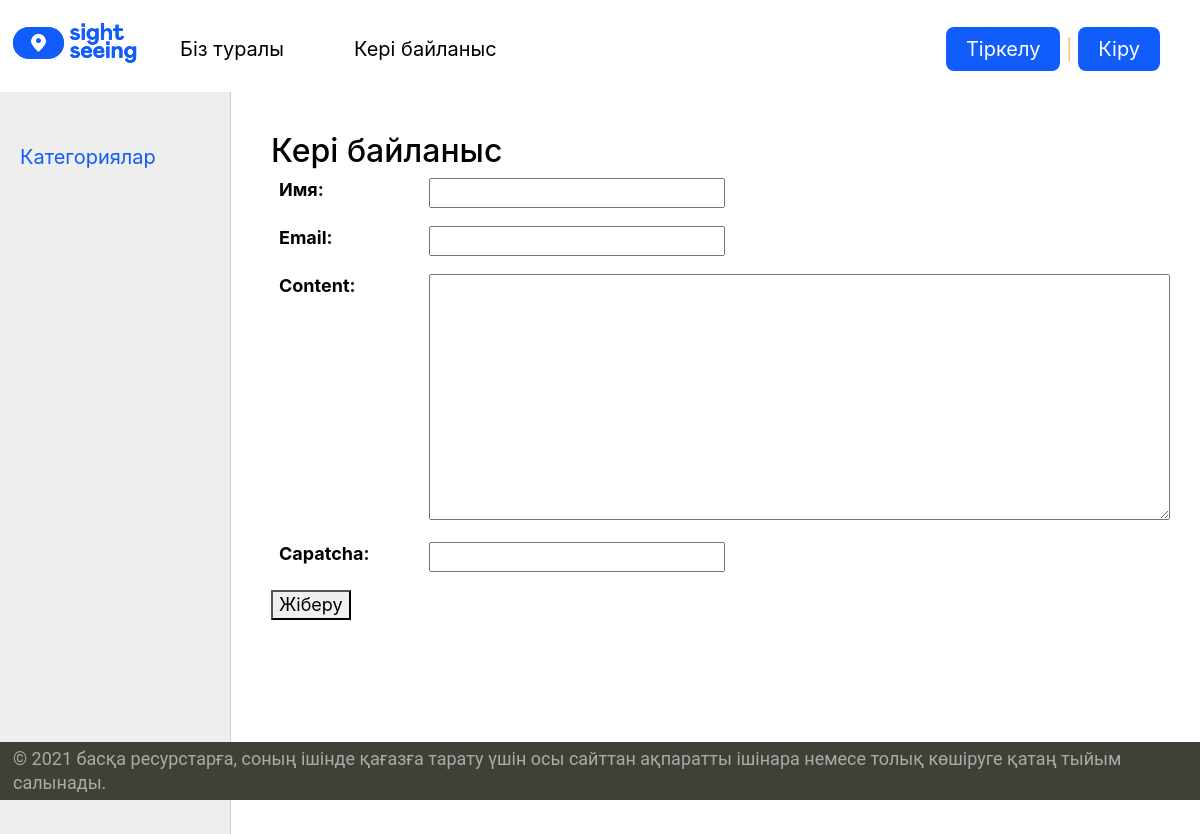
Page /contact/ on the earlier database version.
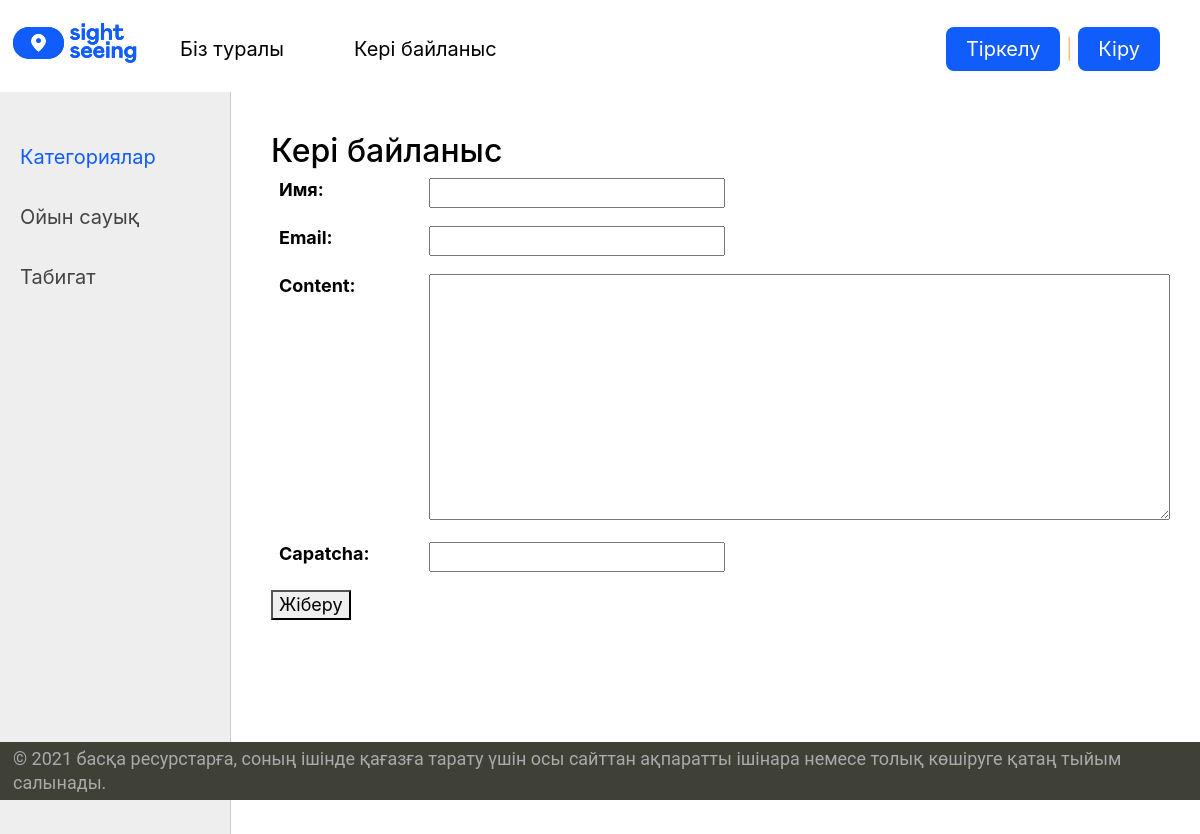
Same page on the later database version.
### tourist/models.py (models this page shows, shortened)
class Category(models.Model):
    name = models.CharField(max_length=100, db_index=True, verbose_name="Категория")
    slug = models.SlugField(max_length=255, unique=True, db_index=True, verbose_name="URL")
    def get_absolute_url(self):
        return reverse('category', kwargs={'cat_slug': self.slug})
    class Meta:
        verbose_name = 'Категория'
        verbose_name_plural = 'Категории'
        ordering = ['id']

### tourist/views.py (the view, shortened to what this page needs)
# urls.py: path('contact/', ContactFormView.as_view(), name='contact'),
class ContactFormView(DataMixin, FormView):
    form_class = ContactForm
    template_name = 'tourist/contact.html'
    success_url = reverse_lazy('home')
    def get_context_data(self, *, object_list=None, **kwargs):
        context = super().get_context_data(**kwargs)
        c_def = self.get_user_context(title="Кері байланыс")
        return dict(list(context.items()) + list(c_def.items()))

### tourist/forms.py
class ContactForm(forms.Form):
    name = forms.CharField(label='Имя', max_length=255)
    email = forms.EmailField(label='Email')
    content = forms.CharField(widget=forms.Textarea(attrs={'cols': 60, 'rows': 10}))
    capatcha = CaptchaField()

### tourist/utils.py (called while the page is built)
    def get_user_context(self, **kwargs):
        context = kwargs
        cats = Category.objects.annotate(Count('tourist'))
        user_menu = menu.copy()
        if not self.request.user.is_authenticated:
            user_menu.pop(1)
        context['menu'] = user_menu
        context['cats'] = cats
        if 'cat_selected' not in context:
            context['cat_selected'] = 0
        return context

### tourist/templates/tourist/contact.html (shortened to what this page needs)
{% extends 'tourist/base.html' %}
{% block content %}
<h1>{{title}}</h1>
<form method="post">
{% for f in form %}
<p><label class="form-label" for="{{ f.id_for_label }}">{{f.label}}: </label>{{ f }}</p>
{% endfor %}
    <button type="submit">Жіберу</button>
</form>
{% endblock %}

### tourist/templates/tourist/base.html (shortened to what this page needs)
<!DOCTYPE html>
{% load static %}
{% load tourist_tags %}
{% load bootstrap4 %}
<html>
<head>
    {% bootstrap_css %}
	<link href="{% static 'tourist/css/styles.css' %}" rel="stylesheet" />
	<link href="{% static 'tourist/css/bootstrap.min.css' %}" rel="stylesheet" />
	<link href="{% static 'tourist/css/datepicker.css' %}" rel="stylesheet" />
	<link href="{% static 'tourist/css/templatemo-style.css' %}" rel="stylesheet" />
	<link href="{% static 'font/css/font-awesome.css' %}" rel="stylesheet" />
    <link rel="stylesheet" href="font-awesome-4.7.0/css/font-awesome.min.css">
    <link rel="stylesheet" href="css/bootstrap.min.css">
    <link rel="stylesheet" type="text/css" href="{% static 'tourist/slick/slick.css' %}" />
    <link rel="stylesheet" type="text/css" href="{% static 'slick/slick-theme.css' %}"/>
</head>
<body>
<table class="table-page" border=0 cellpadding="0" cellspacing="0">
<tr><td valign=top>
{% block mainmenu %}
		<div class="header">
			<ul id="mainmenu" class="mainmenu">
			<li class="logo"><a href="{% url 'home' %}"><div class="logo">
            </div></a></li>
{% for m in menu %}
			<li><a href="{% url m.url_name %}">{{m.title}}</a></li>
{% endfor %}
				{% if request.user.is_authenticated %}
				<li class="last"> {{user.username}} | <a href="{% url 'logout' %}">Шығу</a></li>
				{% else %}
				<li class="last"><a class="header_btn" href="{% url 'register' %}">Тіркелу</a> | <a  href="{% url 'login' %}">Кіру</a></li>
				{% endif %}
			</ul>
		</div>
{% endblock mainmenu %}
<table class="table-content" border=0 cellpadding="0" cellspacing="0">
<tr>
	<td valign="top" class="left-chapters">
	<ul id="leftchapters">
{% if cat_selected == 0 %}
		<li class="selected">Категориялар</li>
{% else %}
		<li><a href="{% url 'home' %}">Категориялар</a></li>
{% endif %}
{% for c in cats %}
{% if c.tourist__count > 0 %}
	{% if c.pk == cat_selected %}
		<li class="selected">{{c.name}}</li>
	{% else %}
		<li><a href="{{ c.get_absolute_url }}">{{c.name}}</a></li>
	{% endif %}
{% endif %}
{% endfor %}
	</ul>
</td>
<td valign="top" class="content">
	<div class="content-text">
{% block content %}
{% endblock %}
	</div>
</td></tr></table>
</td></tr>
<tr><td valign=top>
	<div id="footer">
		<p>© 2021 басқа ресурстарға, соның ішінде қағазға тарату үшін осы сайттан ақпаратты ішінара немесе толық көшіруге қатаң тыйым салынады.</p>
	</div>
</td></tr></table>
</body>
</html>

Differences in the rows shown:
added Category: name "Ойын сауық"
added Category: name "Табигат"
